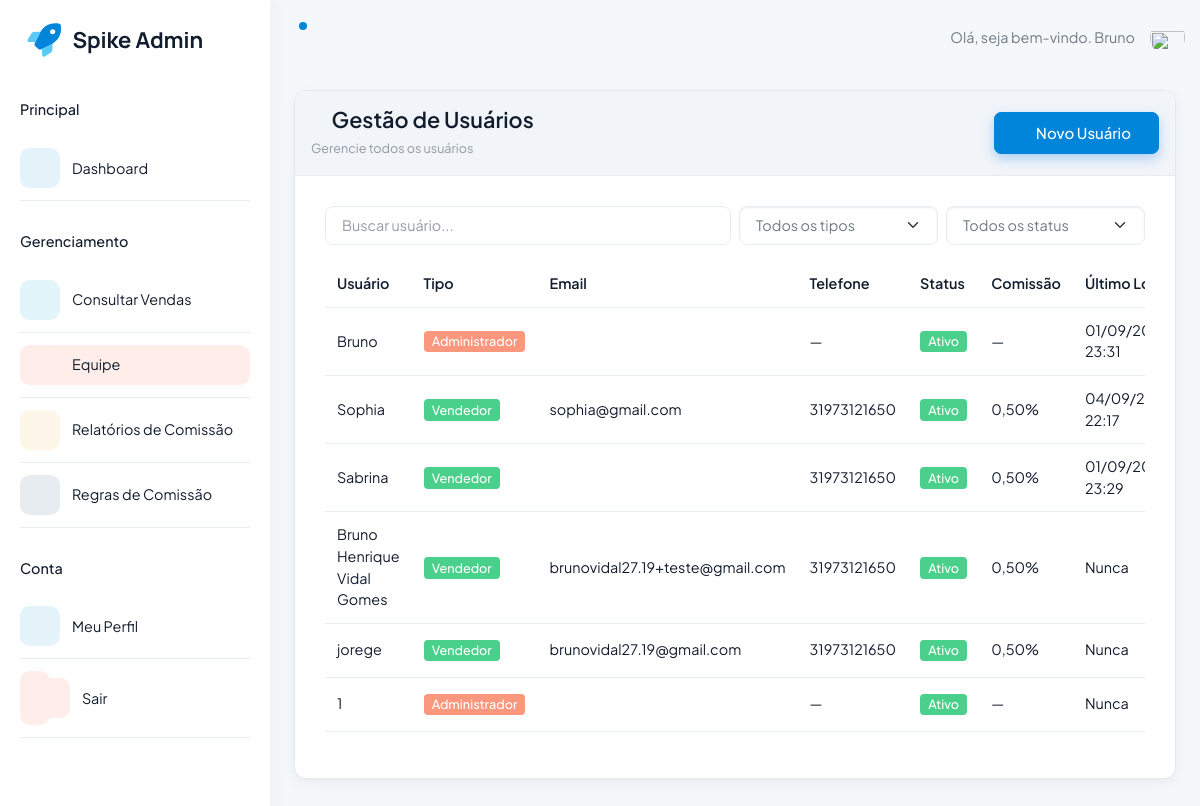
Before: /contas/equipe/ (signed in) with the older database file.
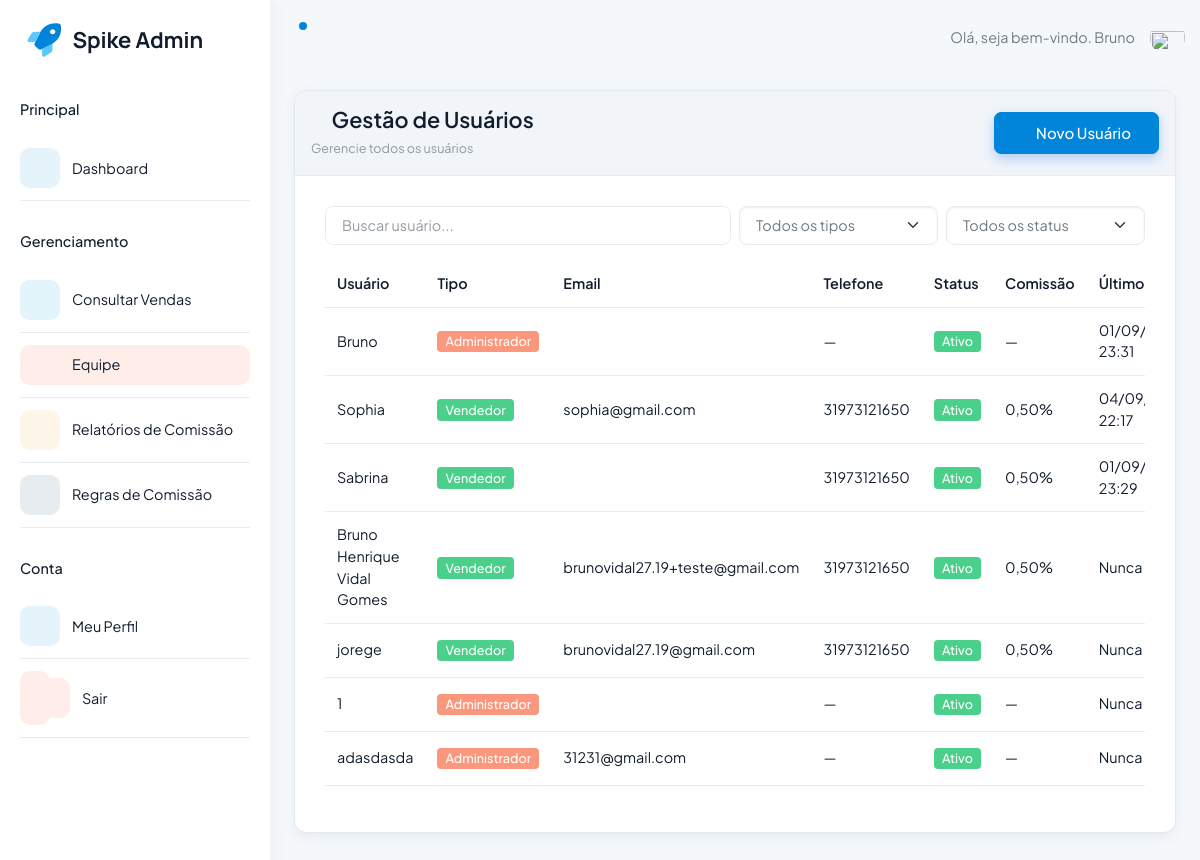
After: the same page with the newer database file.
### apps/accounts/models.py (models this page shows, shortened)
class Account(AbstractUser, BaseModel):
    class UserType(models.TextChoices):
        ADMIN = "ADMIN", "Administrador"
        SELLER = "SELLER", "Vendedor"
        MANAGER = "MANAGER", "Gerente"
    user_type = models.CharField(
        max_length=10,
        choices=UserType.choices,
        default=UserType.SELLER,
        verbose_name="Tipo de Usuário",
        help_text="Define o papel do usuário no sistema",
    )
    document = models.CharField(
        max_length=14, unique=True, verbose_name="CPF/CNPJ", help_text="Apenas números"
    )
    phone = models.CharField(max_length=15, blank=True, verbose_name="Telefone")
    commission_rate = models.DecimalField(
        max_digits=5,
        decimal_places=2,
        default=0.50,
        verbose_name="Taxa de Comissão (%)",
        help_text="Percentual de comissão que este vendedor recebe (padrão: 0.5%)",
    )
    commission_active = models.BooleanField(
        default=True,
        verbose_name="Comissão Ativa",
        help_text="Se desabilitado, este vendedor não receberá comissões",
    )
    commission_start_date = models.DateField(
        blank=True,
        null=True,
        verbose_name="Início das Comissões",
        help_text="Data a partir da qual este vendedor começou a receber comissões",
    )
    birth_date = models.DateField(
        blank=True, null=True, verbose_name="Data de Nascimento"
    )
    class Meta:
        verbose_name = "Usuário"
        verbose_name_plural = "Usuários"
        indexes = [
            models.Index(fields=["user_type", "commission_active", "is_active"]),
        ]

### apps/accounts/views.py (the view, shortened to what this page needs)
# urls.py: path('equipe/', views.EquipeView.as_view(), name='equipe'),
@method_decorator([login_required, user_passes_test(is_administrador, login_url=reverse_lazy('dashboard:dashboard'))], name='dispatch')
class EquipeView(View):
    template_name = 'accounts/equipe.html'
    def get(self, request, *args, **kwargs):
        form = SellerForm()
        membros = Account.objects.all()
        return render(request, self.template_name, {'form': form, 'membros': membros})

### apps/accounts/forms.py
class SellerForm(UserCreationForm):
    class Meta:
        model = Account
        fields = [
            "username",
            "email",
            "password1",   # <- vem do UserCreationForm
            "password2",   # <- confirmação automática
            "user_type",
            "first_name",
            "last_name",
            "document",
            "phone",
            "birth_date",
            "commission_rate",
        ]

### apps/accounts/utils.py (called while the page is built)
def is_administrador(user):
    return getattr(user, "user_type", None) == "ADMIN"

### apps/accounts/templates/accounts/equipe.html (shortened to what this page needs)
{% extends 'base/base_dashboard.html' %}
{% load static %}
{% block extra_css %}
  <link rel="stylesheet" href="{% static 'css/equipe.css' %}" />
{% endblock %}
{% block content %}
<div class="container-fluid">
  <div class="card main-card">
    <div class="page-header d-flex justify-content-between align-items-center p-3 border-bottom">
      <div>
        <h4 class="fw-bold mb-1"><i class="ti ti-users"></i> Gestão de Usuários</h4>
        <small class="text-muted">Gerencie todos os usuários</small>
      </div>
      {% if user.user_type == 'ADMIN' %}
      <button class="btn btn-primary" data-bs-toggle="modal" data-bs-target="#userFormModal">
        <i class="ti ti-plus"></i> Novo Usuário
      </button>
      {% endif %}
    </div>
    <div class="card-body">
      {% if user.user_type == 'ADMIN' %}
        {% if membros %}
          <div class="row g-2 mb-3">
            <div class="col-md-6">
              <input id="searchUsers" type="text" class="form-control" placeholder="Buscar usuário...">
            </div>
            <div class="col-6 col-md-3">
              <select id="filterType" class="form-select">
                <option value="">Todos os tipos</option>
              </select>
            </div>
            <div class="col-6 col-md-3">
              <select id="filterStatus" class="form-select">
                <option value="">Todos os status</option>
              </select>
            </div>
          </div>
          <div class="table-responsive d-none d-md-block">
            <table class="table table-hover align-middle">
              <thead>
                <tr>
                  <th>Usuário</th>
                  <th>Tipo</th>
                  <th>Email</th>
                  <th>Telefone</th>
                  <th>Status</th>
                  <th>Comissão</th>
                  <th>Último Login</th>
                </tr>
              </thead>
              <tbody id="usersTableBody">
                {% for membro in membros %}
                <tr data-user_type="{{ membro.user_type }}" data-status="{% if membro.is_active %}active{% else %}inactive{% endif %}">
                  <td>{{ membro.get_full_name|default:membro.username }}</td>
                  <td>
                    <span class="badge {% if membro.user_type == 'ADMIN' %}bg-danger{% elif membro.user_type == 'MANAGER' %}bg-warning{% else %}bg-success{% endif %}">
                      {{ membro.get_user_type_display }}
                    </span>
                  </td>
                  <td>{{ membro.email }}</td>
                  <td>{{ membro.phone|default:"—" }}</td>
                  <td>
                    {% if membro.is_active %}
                    <span class="badge bg-success">Ativo</span>
                    {% else %}
                    <span class="badge bg-secondary">Inativo</span>
                    {% endif %}
                  </td>
                  <td>
                    {% if membro.user_type == 'SELLER' %}
                    {{ membro.commission_rate }}%
                    {% else %}
                    —
                    {% endif %}
                  </td>
                  <td>
                    {% if membro.last_login %}{{ membro.last_login|date:"d/m/Y H:i" }}{% else %}Nunca{% endif %}
                  </td>
                </tr>
                {% endfor %}
              </tbody>
            </table>
          </div>
        {% endif %}
      {% else %}
        <div class="text-center p-5">
          <i class="ti ti-shield-x display-4 text-muted"></i>
          <p class="mt-2">Você não tem permissão para gerenciar usuários.</p>
        </div>
      {% endif %}
    </div>
  </div>
</div>
{% endblock %}

### templates/base/base_dashboard.html (shortened to what the changed rows need)
{% load static %}
<!doctype html>
<html lang="pt-BR">
<head>
  <link rel="stylesheet" href="{% static 'assets/css/styles.min.css' %}" />
  {% block extra_css %}{% endblock %}
</head>
<body>
  <div class="page-wrapper" id="main-wrapper" data-layout="vertical" data-navbarbg="skin6" data-sidebartype="full"
    data-sidebar-position="fixed" data-header-position="fixed">
    <div class="body-wrapper">
      <header class="app-header">
        <nav class="navbar navbar-expand-lg navbar-light">
          <div class="navbar-collapse justify-content-end px-0" id="navbarNav">
            <ul class="navbar-nav flex-row ms-auto align-items-center justify-content-end">
              <div target="_blank" class="light">Olá, seja bem-vindo. {{user.username}}</div>
              <li class="nav-item dropdown">
                <a class="nav-link nav-icon-hover" href="javascript:void(0)" id="drop2" data-bs-toggle="dropdown"
                  aria-expanded="false">
                </a>
              </li>
            </ul>
          </div>
        </nav>
      </header>
      {% block content %}
      {% endblock content %}
    </div>
  </div>
</body>
</html>

Changed rows visible on the page:
added Account: get_full_name "adasdasda", user_type "Administrador", email "31231@gmail.com", phone "—", is_active "Ativo", shows "Nunca"
